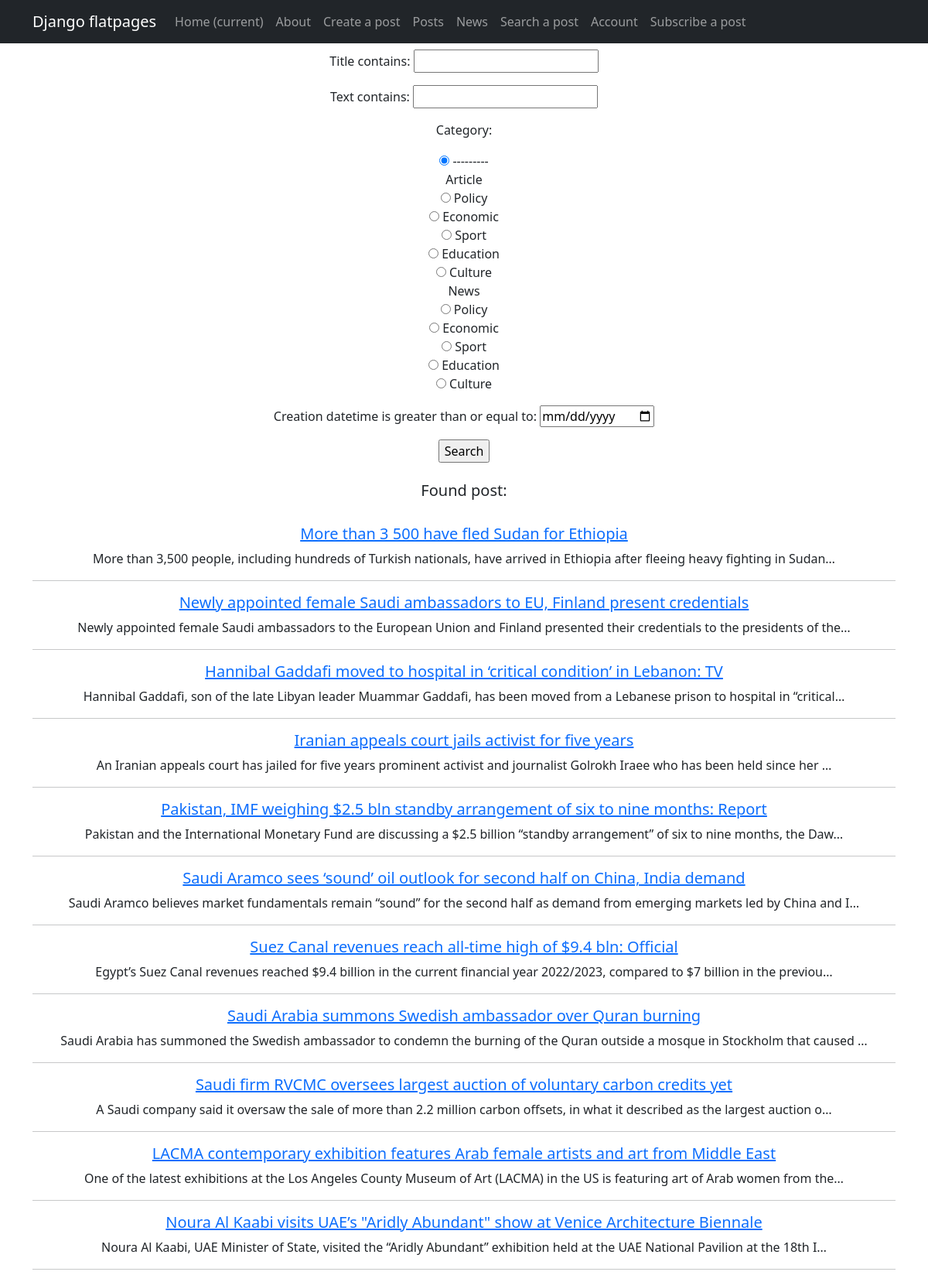
/posts/search/, run on an earlier commit of the app's database.
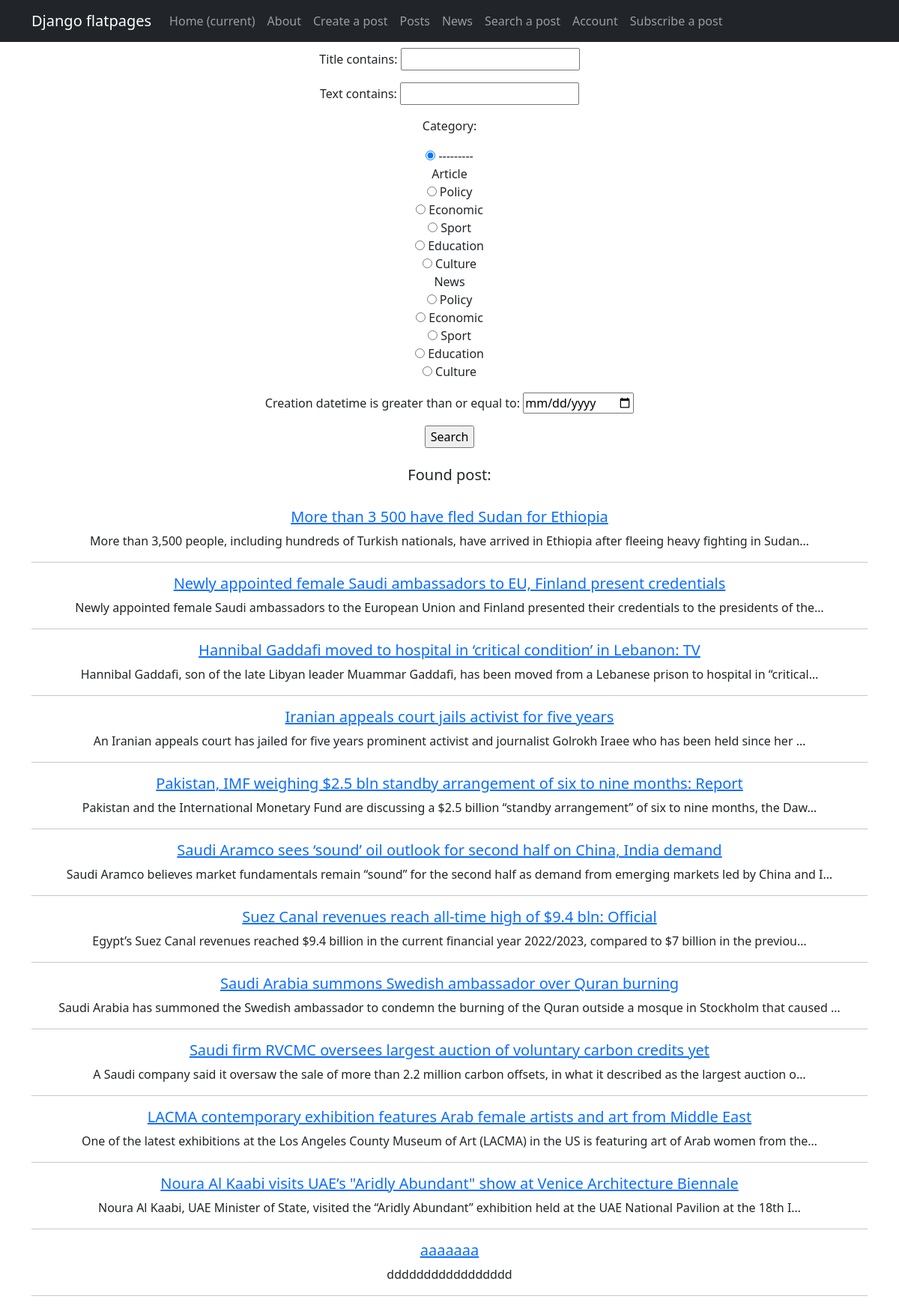
And on a later commit of the database.
### news/models.py (models this page shows, shortened)
class Post(models.Model):
    author = models.ForeignKey(Author, on_delete=models.CASCADE)
    CHOICES = [
        ('Article', (
            ('PL', 'Policy'),
            ('EC', 'Economic'),
            ('SP', 'Sport'),
            ('ED', 'Education'),
            ('CL', 'Culture'),
        )
         ),
        ('News', (
            ('PL', 'Policy'),
            ('EC', 'Economic'),
            ('SP', 'Sport'),
            ('ED', 'Education'),
            ('CL', 'Culture'),
        )
         ),
    ]
    title = models.CharField(max_length=300)
    text_type = models.CharField(max_length=300, choices=CHOICES)
    category = models.ManyToManyField('Category', through='PostCategory')
    creation_datetime = models.DateTimeField(auto_now_add=True)
    text = models.TextField()
    rating = models.IntegerField(default=0, db_column='rating')

### news/views.py (the view)
# urls.py: path('search/', PostSearch.as_view(), name='post_searching'),
class PostSearch(ListView):
    model = Post
    template_name = 'searching.html'
    context_object_name = 'posts'
    success_url = reverse_lazy('posts_lst')
    def get_queryset(self):
        queryset = super().get_queryset()
        self.filterset = PostFilter(self.request.GET, queryset)
        return self.filterset.qs
    def get_context_data(self, **kwargs):
        context = super().get_context_data(**kwargs)
        context['filterset'] = self.filterset
        return context

### news/templatetags/custom_filters.py (called while the page is built)
@register.filter()
def censor(value):
   for word in bad_words:
      if word.lower() in value.lower():
         value = value.replace(word[1:-2], '*' * (len(word)-1))
   return value

### templates/searching.html (shortened to what this page needs)
{% extends 'flatpages/default.html' %}
{% load custom_filters %}
{% block content %}
   <form action="" method="get">
       {{ filterset.form.as_p }}
       <input type="submit" value="Search" />
   </form>
{% if posts %}
       <br><h5>Found  post:</h5><br>
       {% for post in posts %}
          <h5><a href="{% url 'post_dtl' pk=post.pk %}">{{ post.title|censor }}</a></h5>
          <a>{{ post.text |truncatechars:128|censor }}</a><br>
          <hr>
       {% endfor %}
   {% else %}
       <h3>There is no post!</h3>
{% endif %}
{% endblock content %}

### templates/flatpages/default.html (shortened to what this page needs)
{% load static %}
<!DOCTYPE html>
<html lang="en">
    <head>
        {% load static %}
        <link href="{% static 'startbootstrap-bare-gh-pages/css/styles.css' %}" rel="stylesheet">
    </head>
    <body>
        <nav class="navbar navbar-expand-lg navbar-dark bg-dark static-top">
            <div class="container">
                <a class="navbar-brand" href="#">Django flatpages</a>
                <div class="collapse navbar-collapse" id="navbarResponsive">
                    <ul class="navbar-nav ml-auto">
                        <li class="nav-item active">
                            <a class="nav-link" href="#">Home
                                <span class="sr-only">(current)</span>
                            </a>
                        </li>
                        <li class="nav-item">
                            <a class="nav-link" href="/about/">About</a>
                        </li>
                        <li class="nav-item">
                            <a class="nav-link" href="/posts/create/">Create a post</a>
                        </li>
                        <li class="nav-item">
                            <a class="nav-link" href="/posts/">Posts</a>
                        </li>
                        <li class="nav-item">
                            <a class="nav-link" href="/posts/">News</a>
                        </li>
                        <li class="nav-item">
                            <a class="nav-link" href="/posts/search/">Search a post</a>
                        </li>
                        <li class="nav-item">
                            <a class="nav-link" href="/accounts/login/">Account</a>
                        </li>
                        <li class="nav-item">
                            <a class="nav-link" href="/posts/subscribe/">Subscribe a post</a>
                        </li>
                    </ul>
                </div>
            </div>
        </nav>
        <div class="container">
            <div class="row">
                <div class="col-lg-12 text-center">
                    {% block content %}{% endblock content %}
                </div>
            </div>
        </div>
    </body>
</html>

What changed in the data, as far as the page shows it:
added Post: title|censor "aaaaaaa", text|censor "ddddddddddddddddd"
